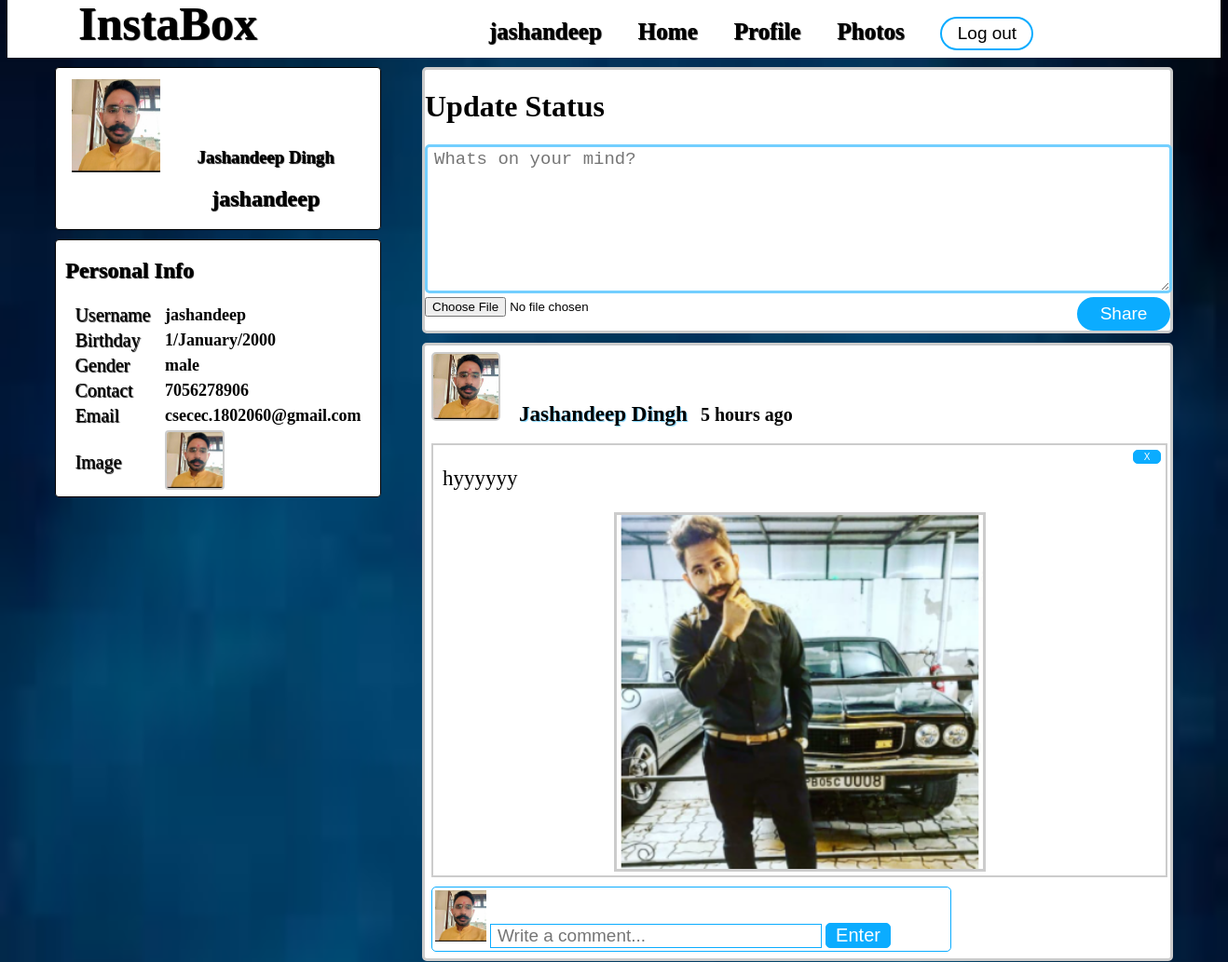
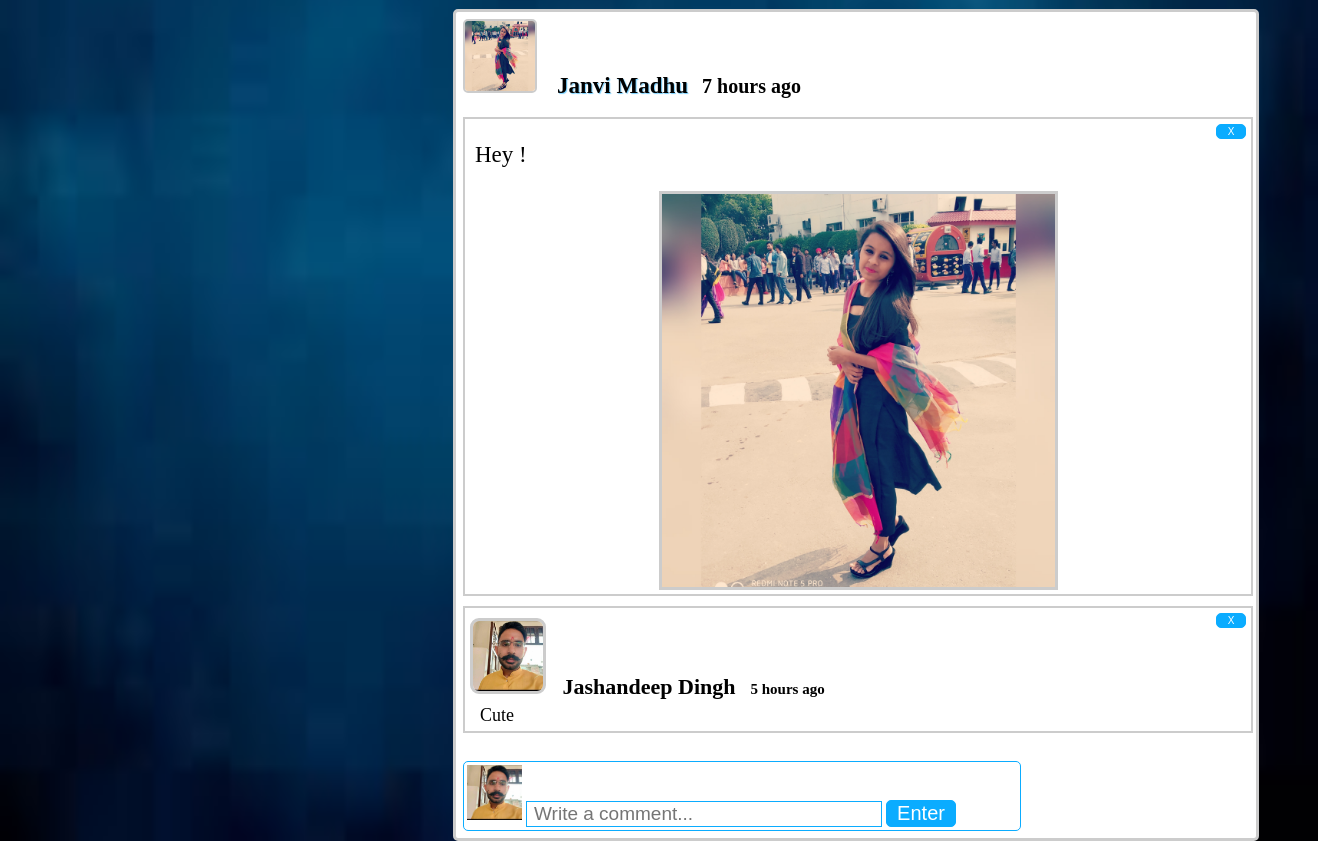
Page /home.php (signed in) on the committed database (2 pictures, top to bottom).
### tables this page shows
CREATE TABLE `user` (
  `user_id` int(100) NOT NULL,
  `firstname` varchar(100) NOT NULL,
  `lastname` varchar(100) NOT NULL,
  `username` varchar(100) NOT NULL,
  `username2` varchar(100) NOT NULL,
  `birthday` varchar(100) NOT NULL,
  `gender` varchar(100) NOT NULL,
  `number` varchar(100) NOT NULL,
  `email` varchar(100) NOT NULL,
  `email2` varchar(100) NOT NULL,
  `password` varchar(100) NOT NULL,
  `password2` varchar(100) NOT NULL,
  `profile_picture` varchar(100) NOT NULL,
  `cover_picture` varchar(100) NOT NULL
);

CREATE TABLE `post` (
  `post_id` int(100) NOT NULL,
  `user_id` varchar(100) NOT NULL,
  `post_image` varchar(100) NOT NULL,
  `content` varchar(100) NOT NULL,
  `created` varchar(100) NOT NULL
);

CREATE TABLE `comments` (
  `comment_id` int(100) NOT NULL,
  `post_id` varchar(100) NOT NULL,
  `user_id` varchar(100) NOT NULL,
  `name` varchar(100) NOT NULL,
  `content_comment` varchar(100) NOT NULL,
  `image` varchar(100) NOT NULL,
  `created` varchar(100) NOT NULL
);

### session.php (called while the page is built, shortened)
<?php
include("includes/database.php");
$id = $_SESSION['id'];
$query=mysqli_query ($con,"SELECT * FROM user WHERE user_id ='$id'") or die(mysql_error());
$row=mysqli_fetch_array($query);
$firstname=$row['firstname'];
$lastname=$row['lastname'];
$username=$row['username'];
?>

### home.php (the view, shortened to what this page needs)
<?php
function time_stamp($session_time)
{
$time_difference = time() - $session_time ;
$seconds = $time_difference ;
$minutes = round($time_difference / 60 );
$hours = round($time_difference / 3600 );
if($seconds <= 60)
{
echo"$seconds seconds ago";
}
else if($hours <=24)
{
   if($hours==1)
   {
   echo"one hour ago";
   }
  else
  {
  echo"$hours hours ago";
  }
}
}
?>
<!DOCTYPE html>
<html>
	<head>
		<link rel="stylesheet" type="text/css" href="css/home.css">
	</head>
<body>
<?php include ('session.php');?>
	<div id="header">
		<div class="head-view">
			<ul>
				<li><a href="home.php" title="Biobook"><b>InstaBox</b></a></li>
				<li><a href="timeline.php" title="<?php echo $username ?>"><label><?php echo $username ?></label></a></li>
				<li><a href="home.php" title="Home"><label class="active">Home</label></a></li>
				<li><a href="profile.php" title="Home"><label>Profile</label></a></li>
				<li><a href="photos.php" title="Settings"><label>Photos</label></a></li>
				<li><a href="logout.php" title="Log out"><button class="btn-sign-in" value="Log out">Log out</button></a></li>
			</ul>
		</div>
	</div>
	<div id="container">
		<div id="left-nav">
				<div class="clip1">
				<a href="updatephoto.php" title="Change Profile Picture"><img src="<?php echo $row['profile_picture'] ?>"></a>
				</div>
				<div class="user-details">
					<h3><?php echo $firstname ?>&nbsp;<?php echo $lastname ?></h3>
					<h2><?php echo $username ?></h2>
				</div>
		</div>
		<div id="right-nav">
			<h1>Update Status</h1>
	<div>
			<form method="post" action="post.php" enctype="multipart/form-data">
				<textarea placeholder="Whats on your mind?" name="content" class="post-text" required></textarea>
				<input type="file" name="image">
				<button class="btn-share" name="Submit" value="Log out">Share</button>
			</form>
	</div>
		</div>
<?php
	include("includes/database.php");
			$query=mySQLi_query($con,"SELECT * from user where user_id='$id' order by user_id DESC") ;
			while($row=mySQLi_fetch_array($query)){
				$id = $row['user_id'];
?>
		<div id="left-nav1">
			<h2>Personal Info</h2>
			<table>
				<tr>
					<td><label>Username</label></td>
					<td width="20"></td>
					<td><b><?php echo $row['username']; ?></b></td>
				</tr>
				<tr>
					<td><label>Birthday</label></td>
					<td width="20"></td>
					<td><b><?php echo $row['birthday']; ?></b></td>
				</tr>
				<tr>
					<td><label>Gender</label></td>
					<td width="20"></td>
					<td><b><?php echo $row['gender']; ?></b></td>
				</tr>
				<tr>
					<td><label>Contact</label></td>
					<td width="20"></td>
					<td><b><?php echo $row['number']; ?></b></td>
				</tr>
				<tr>
					<td><label>Email</label></td>
					<td width="20"></td>
					<td><b><?php echo $row['email']; ?></b></td>
				</tr>
				<tr>
					<td><label>Image</label></td>
					<td width="20"></td>
					<td><img src="<?php echo $row['profile_picture']; ?>"></td>
				</tr>
			</table>
		</div>
<?php
}
?>
<?php
	include("includes/database.php");
			$query=mySQLi_query($con,"SELECT * from post LEFT JOIN user on user.user_id = post.user_id order by post_id DESC") or die(mySQL_error());
			while($row=mySQLi_fetch_array($query)){
				$posted_by = $row['firstname']." ".$row['lastname'];
				$location = $row['post_image'];
				$profile_picture = $row['profile_picture'];
				$post_id = $row['post_id'];
				$time=$row['created'];
?>
		<div id="right-nav1">
			<div class="profile-pics">
			<img src="<?php echo $profile_picture ?>">
			<b><?php echo $posted_by ?></b>
			<strong><?php echo $time = time_stamp($time); ?></strong>
			</div>
		<br />
			<div class="post-content">
				<div class="delete-post">
				<a href="delete_post.php<?php echo '?id='.$post_id; ?>" title="Delete your post"><button class="btn-delete">X</button></a>
				</div>
			<p><?php echo $row['content']; ?></p>
		<center>
			<img src="<?php echo $location ?>">
		</center>
		</div>
<?php
	include("includes/database.php");
			$comment=mySQLi_query($con,"SELECT * from comments where post_id='$post_id' order by post_id DESC");
			while($row=mySQLi_fetch_array($comment)){
			$comment_id=$row['comment_id'];
				$time=$row['created'];
?>
			<div class="comment-display"<?php echo $comment_id ?>>
					<div class="delete-post">
					<a href="delete_comment.php<?php echo '?id='.$comment_id; ?>" title="Delete your comment"><button class="btn-delete">X</button></a>
					</div>
				<div class="user-comment-name"><img src="<?php echo $row['image']; ?>">&nbsp;&nbsp;&nbsp;<?php echo $row['name']; ?><b class="time-comment"><?php echo $time = time_stamp($time); ?></b></div>
				<div class="comment"><?php echo $row['content_comment']; ?></div>
			</div>
			<br />
<?php
}
?>
		 <form  method="POST" action="comment.php">
			<div class="comment-area">
						<?php $image=mysqli_query($con,"select * from user where user_id='$id'");
							while($row=mysqli_fetch_array($image)){
							?>
						<img src="<?php echo $row['profile_picture']; ?>" width="50" height="50">
						<?php } ?>
			<input type="text" name="content_comment" placeholder="Write a comment..." class="comment-text">
			<input type="submit" name="post_comment" value="Enter" class="btn-comment">
			</div>
		</form>
		</div>
	<?php
	}
	?>
	</div>
</body>
</html>

### rows in the picture
user: username "jashandeep", profile_picture (picture), firstname "Jashandeep", lastname "Dingh", birthday "1/January/2000", gender "male", number "7056278906", email "csecec.1802060@gmail.com"
post: user.profile_picture (picture), user.lastname "Jashandeep Dingh", content "hyyyyyy", post_image (picture)
post: user.profile_picture (picture), user.lastname "Janvi Madhu", content "Hey !", post_image (picture)
comments: image (picture), name "Jashandeep Dingh", content_comment "Cute"
